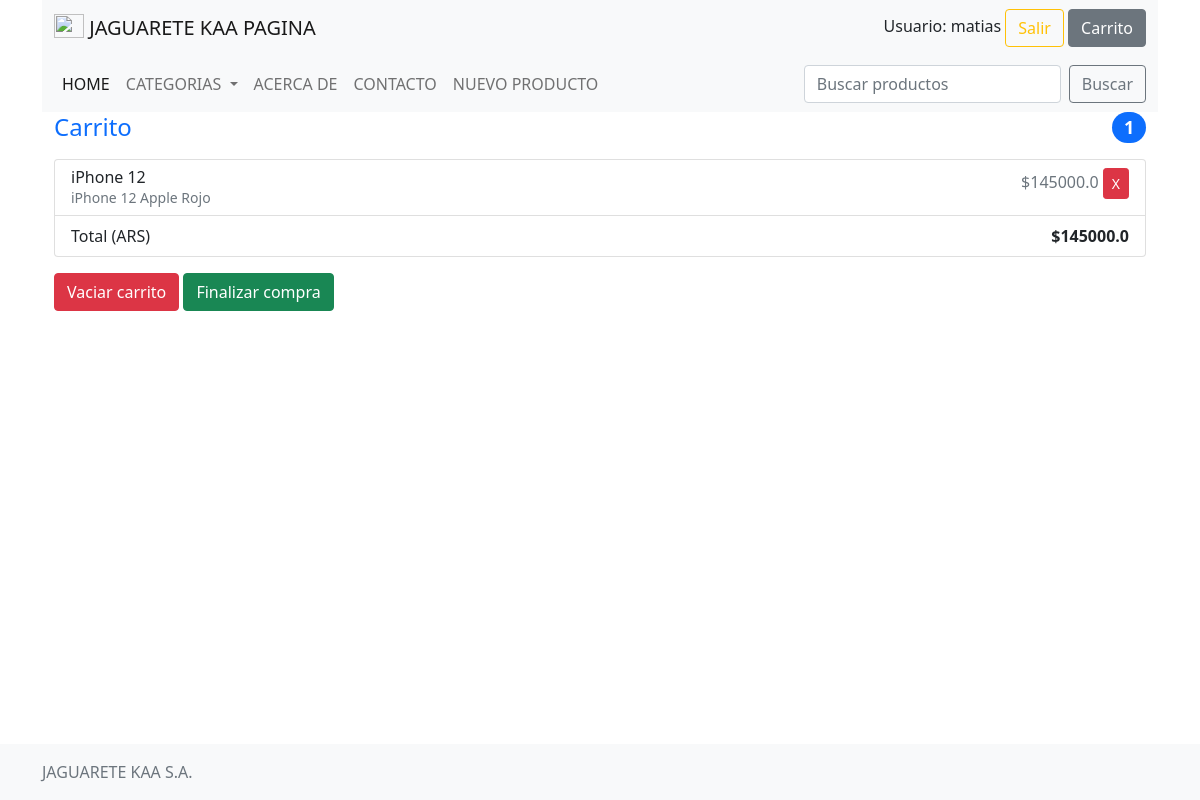
Page /carrito (signed in) on the committed database.
### PRUEBAAPP/models.py (models this page shows, shortened)
class Carrito(models.Model):
    usuario = models.ForeignKey(User, on_delete=models.SET_NULL, related_name="usuario_carrito", null=True)
    productos = models.ManyToManyField(Producto)
    def todos_productos_carrito(self):
        return self.productos.all()
    def total_carrito(self):
         return sum([producto.precio for producto in self.productos.all()])

class Producto(models.Model):
    titulo = models.CharField(max_length=150, null=False)
    descripcion = models.CharField(max_length=2000, null=False)
    precio = models.FloatField()
    imagen = models.FileField(upload_to='imagenes/', blank=False)
    categoria = models.ForeignKey(Categoria, on_delete=models.CASCADE, related_name="producto_categoria")
    destacado = models.BooleanField(default=False, null=False)

### PRUEBAAPP/views.py (the view)
# urls.py: path('carrito', views.carrito, name="carrito"),
@login_required
def carrito(request):
  categorias = Categoria.objects.all()
  try:
      un_carrito = Carrito.objects.get(usuario=request.user)
  except Carrito.DoesNotExist:
    un_carrito = Carrito.objects.create(usuario=request.user)
    un_carrito.save()
  return render(request,"hola/carrito.html", {
        "carrito": un_carrito,
        "categorias": categorias,
  })

### PRUEBAAPP/templates/hola/carrito.html
{% extends "hola/layout.html" %}
{% block content %}
<div class="container">
    <div class="col-md-12 col-lg-12 order-md-last">
        <h4 class="d-flex justify-content-between align-items-center mb-3">
            <span class="text-primary">Carrito</span>
            <span class="badge bg-primary rounded-pill">{{carrito.productos.count}}</span>
        </h4>
        <ul class="list-group mb-3">
            {% for un_producto in carrito.todos_productos_carrito %}
            <li class="list-group-item d-flex justify-content-between lh-sm">
                <div>
                    <h6 class="my-0">{{ un_producto.titulo}}</h6>
                    <small class="text-muted">{{un_producto.descripcion}}</small>
                </div>
                <span class="text-muted">${{un_producto.precio}}
                    <a class="btn btn-danger btn-sm" href="{% url 'PRUEBAAPP:eliminar-carrito' un_producto.id%}">X</a>
                </span>
            </li>
            {% empty %}
            <li class="list-group-item d-flex justify-content-between lh-sm">
                <div>
                    <h6 class="my-0">Sin resultados</h6>
                </div>
            </li>
            {% endfor %}
            <li class="list-group-item d-flex justify-content-between">
                <span>Total (ARS)</span>
                <strong>${{ carrito.total_carrito }}</strong>
            </li>
        </ul>
        <form >
            {% if carrito.productos %}
            <a type="submit" href="{% url 'PRUEBAAPP:eliminar-carrito'%}" class="btn btn-danger">Vaciar carrito</a>
            <button type="button" class="btn btn-success">Finalizar compra</button>
            {% endif %}
        </form>
    </div>
</div>
{% endblock %}

### PRUEBAAPP/templates/hola/layout.html (shortened to what this page needs)
{% load static %}
<!DOCTYPE html>
<html lang="es">
<head>
	<link href="https://cdn.jsdelivr.net/npm/bootstrap@5.0.1/dist/css/bootstrap.min.css" rel="stylesheet"
>
	<link rel="stylesheet" href="{% static 'hola/estilos.css'%}">
</head>
<body>
	<div class="container">
		<header>
			<nav class="navbar navbar-expand-lg navbar-light bg-light">
				<div class="container-fluid">
					<a class="navbar-brand" href="{% url 'PRUEBAAPP:home'%}">
						<img src="https://i.pinimg.com/originals/5e/73/b3/5e73b349ac35a2163bd02cc074635c0f.png" width="30"
							height="24" class="d-inline-block align-text-top">
						JAGUARETE KAA PAGINA
					</a>
					<div class="col-md-3 text-end">
						{% if user.is_authenticated %}
						Usuario: {{ user.get_username }}
						<a role="button" class="btn btn-outline-warning"
							href="{% url 'logout'%}?next={{request.path}}">Salir</a>
						<a type="button" class="btn btn-secondary" href="{% url 'PRUEBAAPP:carrito'%}">Carrito</a>
					</div>
				</div>
			</nav>
		</header>
		<nav class="navbar navbar-expand-lg navbar-light bg-light">
			<div class="container-fluid">
				<ul class="navbar-nav">
					<li class="nav-item">
						<a class="nav-link active" href="{% url 'PRUEBAAPP:home'%}">
							HOME
						</a>
					</li>
					<li class="nav-item dropdown">
						<a class="nav-link dropdown-toggle" href="#" id="navbarDropdownMenuLink" role="button"
							data-bs-toggle="dropdown" aria-expanded="false">
							CATEGORIAS
						</a>
					</li>
					<li class="nav-item">
						<a class="nav-link" href="{% url 'PRUEBAAPP:acerca-de'%}">
							ACERCA DE
						</a>
					</li>
					<li class="nav-item">
						<a class="nav-link" href="{% url 'PRUEBAAPP:contactos'%}">
							CONTACTO
						</a>
					</li>
					{% if perms.PRUEBAAPP.add_producto %}
					<li class="nav-item">
						<a class="nav-link" href="{% url 'PRUEBAAPP:nuevo-producto'%}">
							NUEVO PRODUCTO
						</a>
					</li>
					{% endif %}
				</ul>
				<form class="d-flex" method="POST" action="{% url 'PRUEBAAPP:resultadobusqueda' %}">
					<input class="form-control me-2" type="search" name="busqueda" placeholder="Buscar productos">
					<button class="btn btn-outline-secondary" type="submit">Buscar</button>
				</form>
			</div>
		</nav>
		<div>
			{% block content %}
			{% endblock %}
		</div>
		<footer class="footer fixed-bottom py-3 bg-light">
			<div class="container">
				<span class="text-muted">JAGUARETE KAA S.A.</span>
			</div>
		</footer>
	</div>
</body>
</html>

### rows in the picture
Carrito: productos.count "1", total_carrito "145000.0"
Producto: titulo "iPhone 12", descripcion "iPhone 12 Apple Rojo", precio "145000.0"

### other values in the picture
{{ user.get_username }} "matias"
